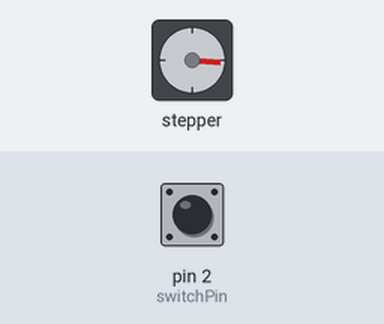
The sketch below on a simulated Arduino Uno, built with avr-gcc and run on an emulated ATmega328P. Parts: stepper motor. The test bench sets the inputs (shaded band); at power-on: pin 2 (switchPin) LOW. Stepper angles assume 200 steps per turn.

Above: at 1.2 s.
1.3 s: pin 2 (switchPin) pulled HIGH for 0.15 s
At 1.67 s:
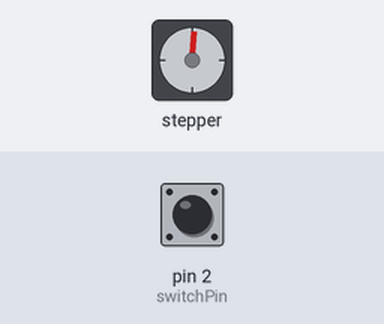
4.4 s: pin 2 (switchPin) pulled HIGH for 1 s
At 4.72 s:
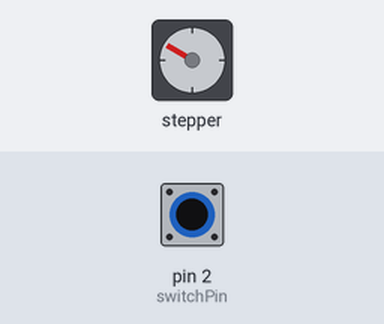
7.4 s: pin 2 (switchPin) pulled HIGH for 0.15 s
At 7.76 s:
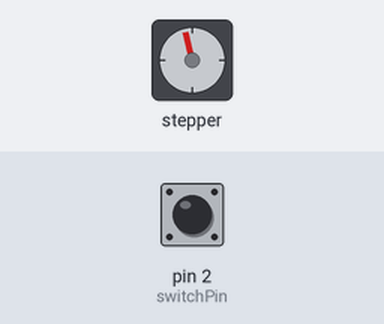
10.5 s: pin 2 (switchPin) pulled HIGH for 0.15 s
At 10.81 s:
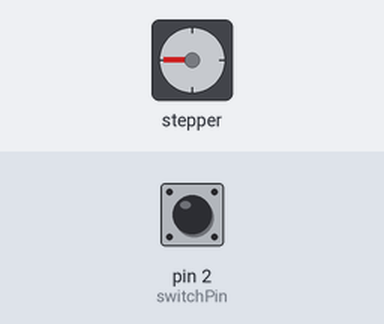
13.6 s: pin 2 (switchPin) driven HIGH
16.6 s: pin 2 (switchPin) driven LOW
Timing chart, 0 to 28.3 s (numbered marks = the images above; inputs shaded):
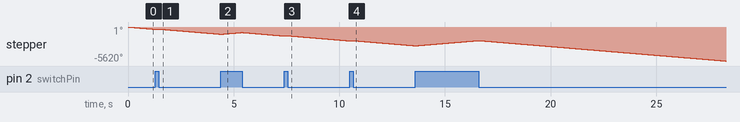

The sketch:

motor_test.ino
```cpp
#include "Stepper.h"

const int stepsPerRevolution = 200; // change depending on stepper
const int stepperMotorSpeed = 50;

const int switchPin = 2;
Stepper drawerMotor(stepsPerRevolution, 3, 4, 5, 6);

void setup() {
  // put your setup code here, to run once:
  drawerMotor.setSpeed(stepperMotorSpeed);
}

void loop() {
  // put your main code here, to run repeatedly:
  if (digitalRead(switchPin) == HIGH) {
    drawerMotor.step(1);
  } else {
    drawerMotor.step(-1);
  }
}
```
